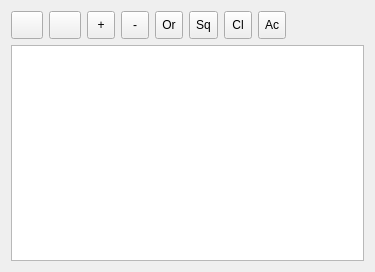
<?xml version="1.0" encoding="UTF-8"?>
<ui version="4.0">
 <class>FaxViewer</class>
 <widget class="QWidget" name="FaxViewer">
  <property name="geometry">
   <rect>
    <x>0</x>
    <y>0</y>
    <width>375</width>
    <height>272</height>
   </rect>
  </property>
  <property name="windowTitle">
   <string>Просмотр изображений</string>
  </property>
  <layout class="QVBoxLayout" name="verticalLayout">
   <item>
    <layout class="QHBoxLayout" name="horizontalLayout">
     <item>
      <widget class="QToolButton" name="saveButton">
       <property name="minimumSize">
        <size>
         <width>28</width>
         <height>28</height>
        </size>
       </property>
       <property name="toolTip">
        <string>Сохранить изображение</string>
       </property>
       <property name="text">
        <string/>
       </property>
       <property name="iconSize">
        <size>
         <width>24</width>
         <height>24</height>
        </size>
       </property>
       <property name="autoRepeat">
        <bool>true</bool>
       </property>
      </widget>
     </item>
     <item>
      <widget class="QToolButton" name="printButton">
       <property name="minimumSize">
        <size>
         <width>28</width>
         <height>28</height>
        </size>
       </property>
       <property name="toolTip">
        <string>Печать изображения</string>
       </property>
       <property name="text">
        <string/>
       </property>
       <property name="iconSize">
        <size>
         <width>24</width>
         <height>24</height>
        </size>
       </property>
       <property name="autoRepeat">
        <bool>true</bool>
       </property>
      </widget>
     </item>
     <item>
      <widget class="QToolButton" name="plusButton">
       <property name="minimumSize">
        <size>
         <width>28</width>
         <height>28</height>
        </size>
       </property>
       <property name="toolTip">
        <string>Увеличить изображение</string>
       </property>
       <property name="text">
        <string>+</string>
       </property>
       <property name="icon">
        <iconset>
         <normaloff>:/meteo/icons/tools/faxview/zoom_in.png</normaloff>:/meteo/icons/tools/faxview/zoom_in.png</iconset>
       </property>
       <property name="iconSize">
        <size>
         <width>24</width>
         <height>24</height>
        </size>
       </property>
       <property name="autoRepeat">
        <bool>true</bool>
       </property>
      </widget>
     </item>
     <item>
      <widget class="QToolButton" name="minusButton">
       <property name="minimumSize">
        <size>
         <width>28</width>
         <height>28</height>
        </size>
       </property>
       <property name="toolTip">
        <string>Уменьшить изображение</string>
       </property>
       <property name="text">
        <string>-</string>
       </property>
       <property name="icon">
        <iconset>
         <normaloff>:/meteo/icons/tools/faxview/zoom_out.png</normaloff>:/meteo/icons/tools/faxview/zoom_out.png</iconset>
       </property>
       <property name="iconSize">
        <size>
         <width>24</width>
         <height>24</height>
        </size>
       </property>
       <property name="autoRepeat">
        <bool>true</bool>
       </property>
      </widget>
     </item>
     <item>
      <widget class="QToolButton" name="originalSizeButton">
       <property name="minimumSize">
        <size>
         <width>28</width>
         <height>28</height>
        </size>
       </property>
       <property name="toolTip">
        <string>Показать в оригинальном размере</string>
       </property>
       <property name="text">
        <string>Or</string>
       </property>
       <property name="icon">
        <iconset>
         <normaloff>:/meteo/icons/tools/faxview/zoom_original.png</normaloff>:/meteo/icons/tools/faxview/zoom_original.png</iconset>
       </property>
       <property name="iconSize">
        <size>
         <width>24</width>
         <height>24</height>
        </size>
       </property>
      </widget>
     </item>
     <item>
      <widget class="QToolButton" name="windowSizeButton">
       <property name="minimumSize">
        <size>
         <width>28</width>
         <height>28</height>
        </size>
       </property>
       <property name="toolTip">
        <string>Подогнать по размеру окна</string>
       </property>
       <property name="text">
        <string>Sq</string>
       </property>
       <property name="icon">
        <iconset>
         <normaloff>:/meteo/icons/tools/faxview/zoom_best.png</normaloff>:/meteo/icons/tools/faxview/zoom_best.png</iconset>
       </property>
       <property name="iconSize">
        <size>
         <width>24</width>
         <height>24</height>
        </size>
       </property>
      </widget>
     </item>
     <item>
      <widget class="QToolButton" name="clockwiseButton">
       <property name="minimumSize">
        <size>
         <width>28</width>
         <height>28</height>
        </size>
       </property>
       <property name="toolTip">
        <string>&lt;html&gt;&lt;head/&gt;&lt;body&gt;&lt;p&gt;Повернуть на 90&lt;span style=&quot; vertical-align:super;&quot;&gt;0&lt;/span&gt; по часовой стрелке&lt;/p&gt;&lt;/body&gt;&lt;/html&gt;</string>
       </property>
       <property name="text">
        <string>Cl</string>
       </property>
       <property name="icon">
        <iconset>
         <normaloff>:/meteo/icons/tools/faxview/rotate_clockwise.png</normaloff>:/meteo/icons/tools/faxview/rotate_clockwise.png</iconset>
       </property>
       <property name="iconSize">
        <size>
         <width>24</width>
         <height>24</height>
        </size>
       </property>
       <property name="autoRepeat">
        <bool>true</bool>
       </property>
      </widget>
     </item>
     <item>
      <widget class="QToolButton" name="anticlockwiseButton">
       <property name="minimumSize">
        <size>
         <width>28</width>
         <height>28</height>
        </size>
       </property>
       <property name="toolTip">
        <string>&lt;html&gt;&lt;head/&gt;&lt;body&gt;&lt;p&gt;Повернуть на 90&lt;span style=&quot; vertical-align:super;&quot;&gt;0&lt;/span&gt; против часовой стрелки&lt;/p&gt;&lt;/body&gt;&lt;/html&gt;</string>
       </property>
       <property name="text">
        <string>Ac</string>
       </property>
       <property name="icon">
        <iconset>
         <normaloff>:/meteo/icons/tools/faxview/rotate_anticlockwise.png</normaloff>:/meteo/icons/tools/faxview/rotate_anticlockwise.png</iconset>
       </property>
       <property name="iconSize">
        <size>
         <width>24</width>
         <height>24</height>
        </size>
       </property>
       <property name="autoRepeat">
        <bool>true</bool>
       </property>
      </widget>
     </item>
     <item>
      <spacer name="horizontalSpacer">
       <property name="orientation">
        <enum>Qt::Horizontal</enum>
       </property>
       <property name="sizeHint" stdset="0">
        <size>
         <width>40</width>
         <height>20</height>
        </size>
       </property>
      </spacer>
     </item>
    </layout>
   </item>
   <item>
    <widget class="QGraphicsView" name="imageGraphicsView"/>
   </item>
  </layout>
 </widget>
 <resources/>
 <connections/>
</ui>
